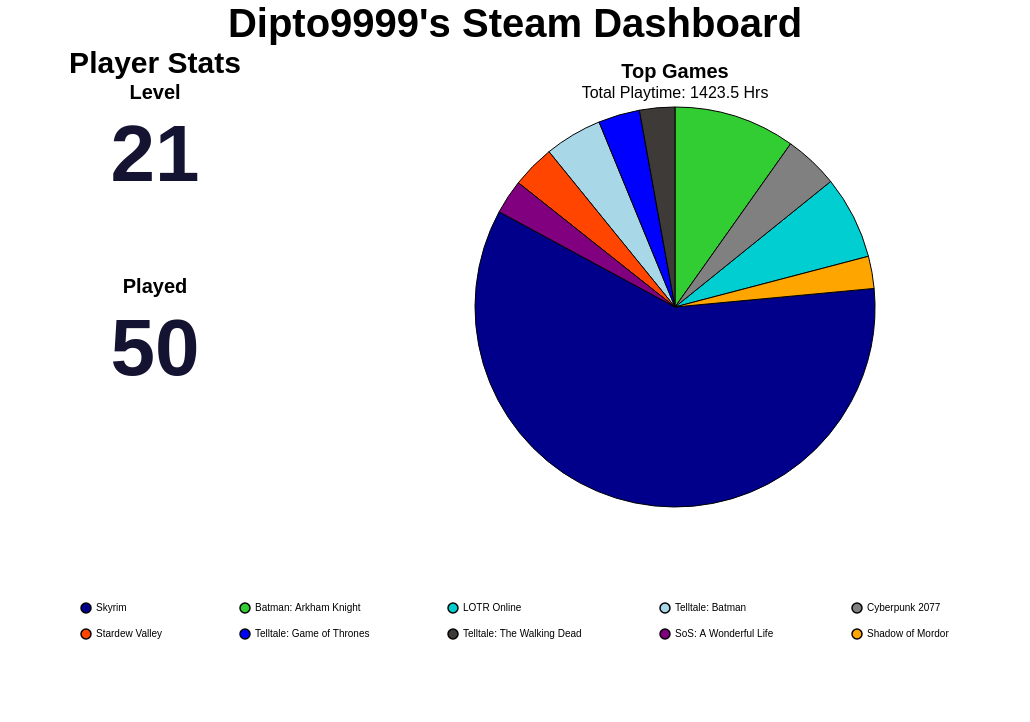

This figure's Vega-Lite source:
### Vega-Lite specification from a JSON file in a GitHub repository (floating-point values rounded to 4 significant figures)
{"config": {"view": {"continuousWidth": 300, "continuousHeight": 300, "strokeOpacity": 0, "strokeWidth": 1.5}, "axis": {"labelFontSize": 12, "titleFontSize": 16}, "legend": {"labelFontSize": 12, "titleFontSize": 16}}, "hconcat": [{"vconcat": [{"data": {"name": "data-2499b64f9be58983f459d2071ccce1f4"}, "mark": {"type": "text", "align": "center", "baseline": "middle", "color": "#141331", "fontSize": 80, "fontWeight": "bold"}, "encoding": {"text": {"field": "Value", "type": "quantitative"}, "x": {"axis": null, "field": "Metric", "type": "nominal"}, "y": {"value": 50}}, "height": 150, "title": {"text": "Level", "anchor": "middle", "fontSize": 20}, "width": 300}, {"data": {"name": "data-3d361614c23f12396fa0eab35a1d9e7a"}, "mark": {"type": "text", "align": "center", "baseline": "middle", "color": "#141331", "fontSize": 80, "fontWeight": "bold"}, "encoding": {"text": {"field": "Value", "type": "quantitative"}, "x": {"axis": null, "field": "Metric", "type": "nominal"}, "y": {"value": 50}}, "height": 150, "title": {"text": "Played", "anchor": "middle", "fontSize": 20}, "width": 300}], "title": {"text": "Player Stats", "anchor": "middle", "fontSize": 30}}, {"data": {"name": "data-6e2cf88de56a2eec48063581c3cf15dd"}, "mark": {"type": "arc", "stroke": "black", "strokeWidth": 1}, "encoding": {"color": {"field": "name", "legend": {"columnPadding": 75, "columns": 5, "direction": "horizontal", "labelFontSize": 10, "orient": "bottom", "padding": 75, "rowPadding": 10, "title": "", "titleAlign": "center", "titleFontSize": 16}, "scale": {"range": ["#00008B", "#32CD32", "#00CED1", "#A8D7E7", "#808080", "#FF4500", "#0000FF", "#3D3A38", "#800080", "#FFA500", "#006400", "#8B0000", "#FFD700", "#4682B4", "#2E8B57"]}, "sort": null, "type": "nominal"}, "theta": {"field": "playtime_percentage", "type": "quantitative"}, "tooltip": [{"field": "name", "title": "Game", "type": "nominal"}, {"field": "playtime_forever", "format": ".1f", "title": "Time (Hrs)", "type": "quantitative"}, {"field": "playtime_percentage", "format": ".2f", "title": "Playtime (%)", "type": "quantitative"}]}, "height": 400, "title": {"text": "Top Games", "anchor": "middle", "fontSize": 20, "subtitle": "Total Playtime: 1423.5 Hrs", "subtitleFontSize": 16}, "width": 700}], "padding": {"left": 250, "right": 250, "top": 0, "bottom": 0}, "title": {"text": "Dipto9999's Steam Dashboard", "anchor": "middle", "fontSize": 40}, "$schema": "https://vega.github.io/schema/vega-lite/v6.4.1.json", "datasets": {"data-2499b64f9be58983f459d2071ccce1f4": [{"Metric": "Level", "Value": 21}], "data-3d361614c23f12396fa0eab35a1d9e7a": [{"Metric": "Played", "Value": 50}], "data-6e2cf88de56a2eec48063581c3cf15dd": [{"name": "Skyrim", "playtime_forever": 845.3, "appid": 72850, "playtime_percentage": 59.38}, {"name": "Batman: Arkham Knight", "playtime_forever": 139.7, "appid": 208650, "playtime_percentage": 9.81}, {"name": "LOTR Online", "playtime_forever": 95.7, "appid": 212500, "playtime_percentage": 6.72}, {"name": "Telltale: Batman", "playtime_forever": 66.22, "appid": 498240, "playtime_percentage": 4.65}, {"name": "Cyberpunk 2077", "playtime_forever": 62.53, "appid": 1091500, "playtime_percentage": 4.39}, {"name": "Stardew Valley", "playtime_forever": 49.5, "appid": 413150, "playtime_percentage": 3.48}, {"name": "Telltale: Game of Thrones", "playtime_forever": 47.68, "appid": 330840, "playtime_percentage": 3.35}, {"name": "Telltale: The Walking Dead", "playtime_forever": 40.52, "appid": 207610, "playtime_percentage": 2.85}, {"name": "SoS: A Wonderful Life", "playtime_forever": 39.42, "appid": 2111170, "playtime_percentage": 2.77}, {"name": "Shadow of Mordor", "playtime_forever": 37.05, "appid": 241930, "playtime_percentage": 2.6}]}}
